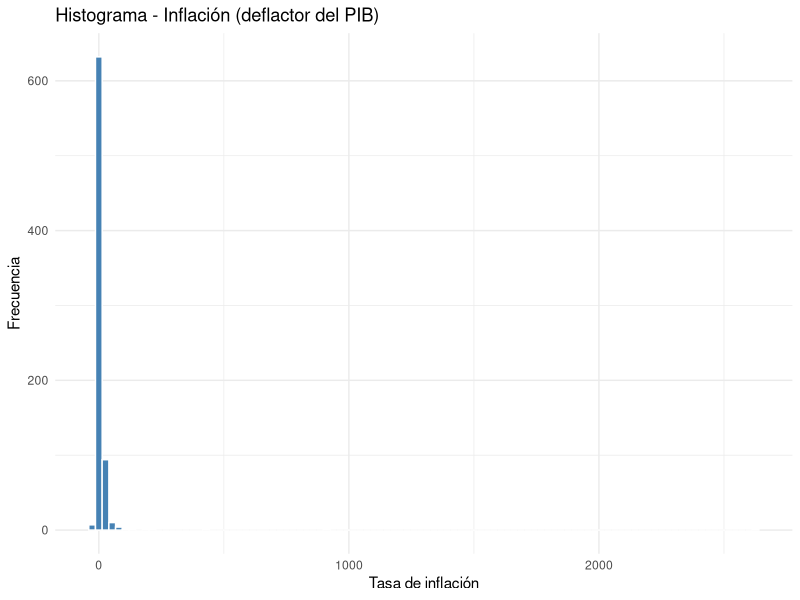
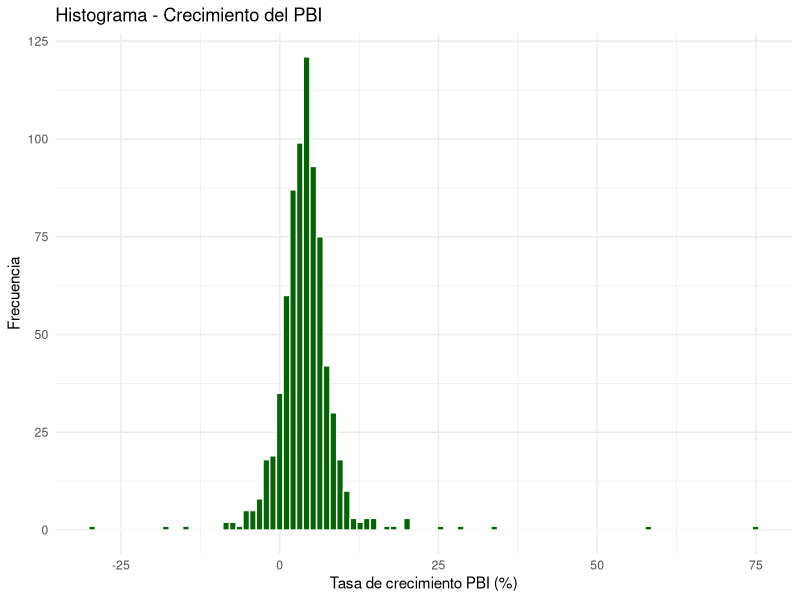
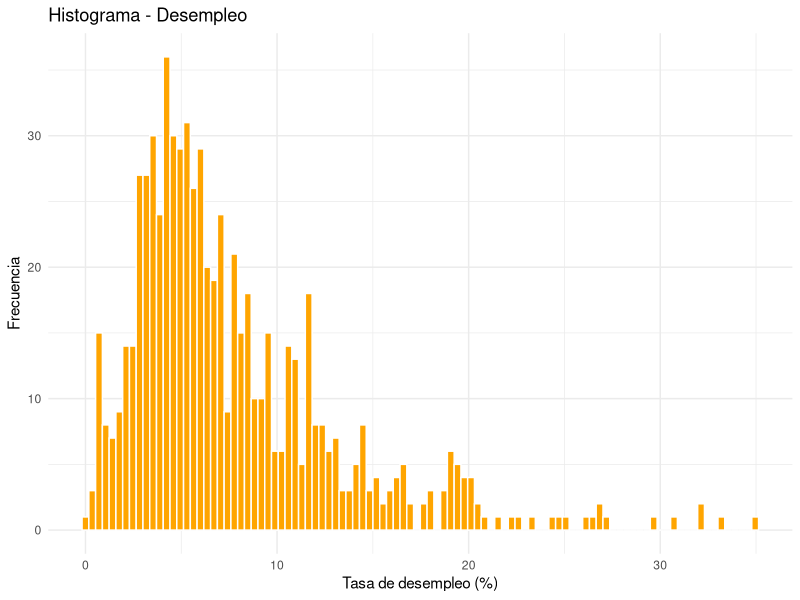
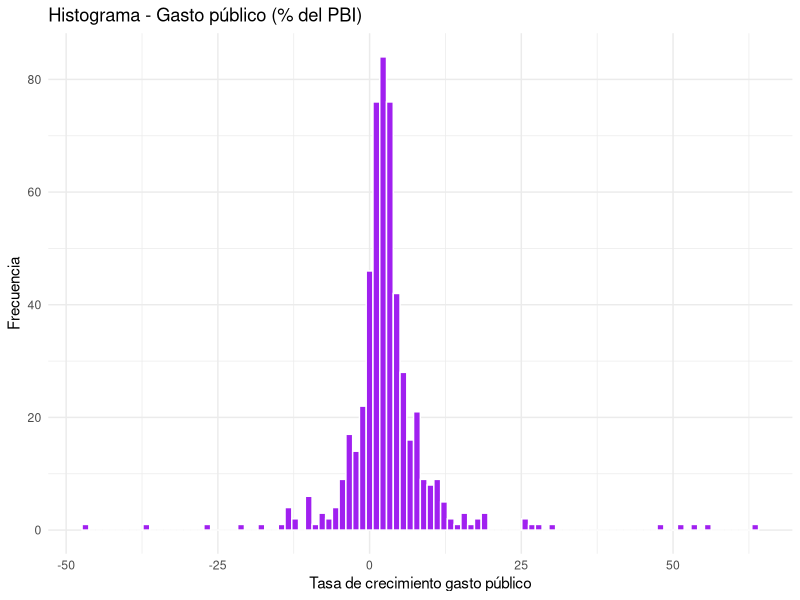
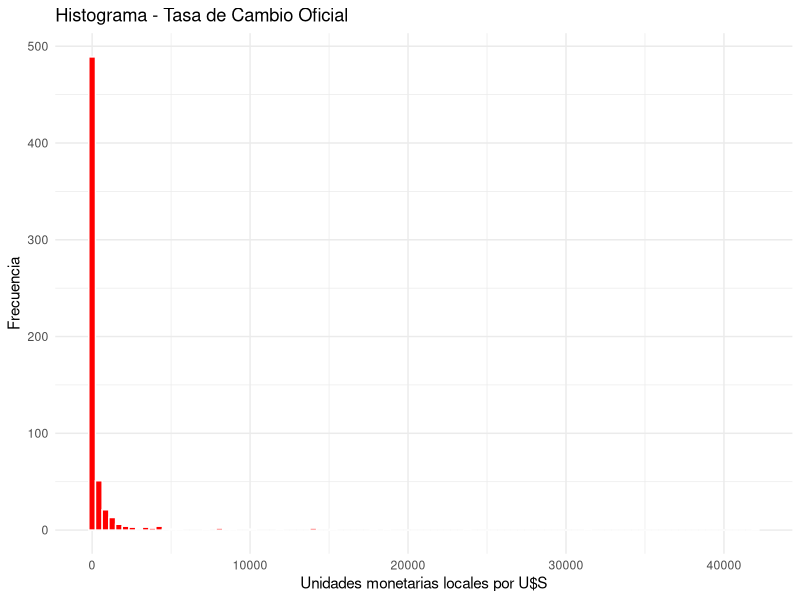
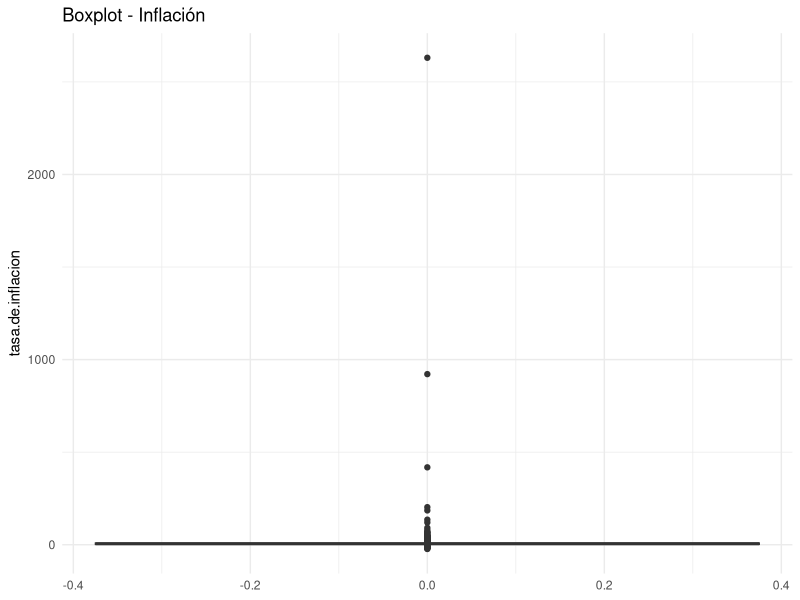
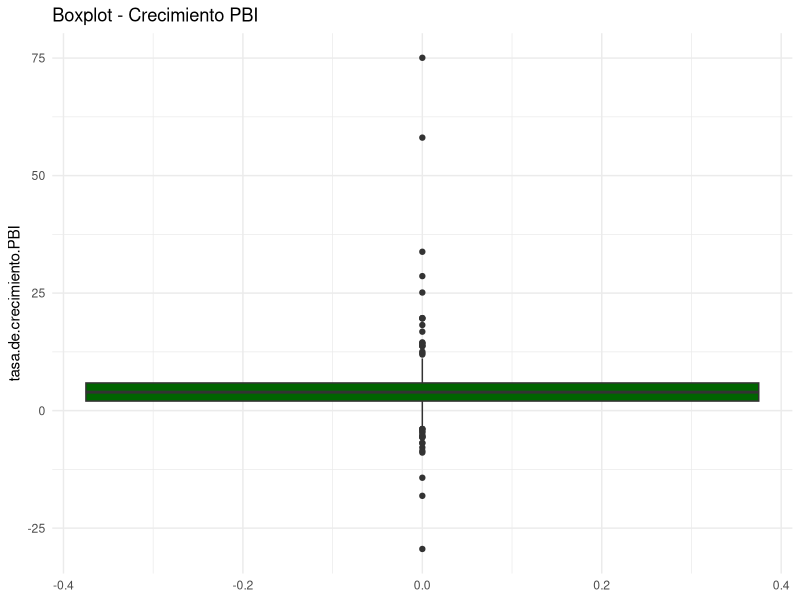
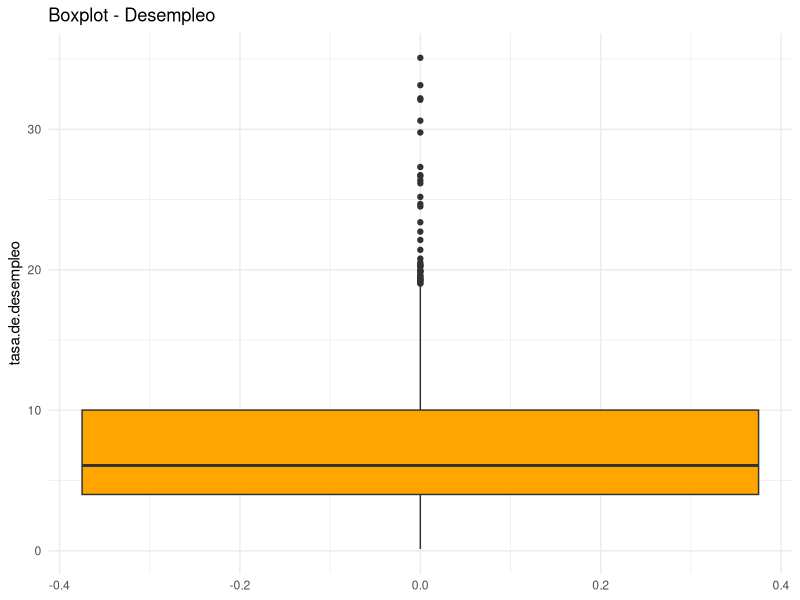

R code for these plots, in order:

# ==========================
# Outliers y Datos Faltantes
# ==========================


library(dplyr)
library(ggplot2)
library(psych)
library(purrr)

#Input: cargamos los datos limpios 

inflacion_deflactor <- read.csv("data/clean/inflacion_deflactor.csv")
PBI_crecimiento <- read.csv("data/clean/PBI_crecimiento.csv")
desempleo <- read.csv("data/clean/desempleo.csv")
gasto_publico <- read.csv("data/clean/gasto_publico.csv")
tasa_de_cambio <- read.csv("data/clean/tasa_de_cambio_raw.csv")

bases_juntas <- list(
  inflacion_deflactor = inflacion_deflactor,
  PBI_crecimiento = PBI_crecimiento,
  desempleo = desempleo,
  gasto_publico = gasto_publico,
  tasa_de_cambio = tasa_de_cambio
) #listamos en un elemento todas las bases para poder analizarlas con una sola formula y simplificar el código

#---------------------
#Analizamos las bases
#---------------------

#variables relevantes para el analisis: inflacion,crecimiento del PBI, desempleo, gasto público, tasa de cambio oficial, anio. 

resumen_dataset <- function(df) { 
  estructura_txt <- capture.output(str(df, give.attr = FALSE))
  
  list(
    estructura = estructura_txt,
    primeras_filas = head(df, 5)
  )
}

map(bases_juntas, resumen_dataset)  #vemos tipo de dato, titulos de columnas, primeras observaciones, estructura del dataset (row, columns)

# Datos faltantes (patrón de NA)
na_patron <- map(bases_juntas, function(df) {
  tibble(
    variable = names(df),
    NA_totales = colSums(is.na(df))
  ) %>% filter(variable != "country_name")
})

na_patron #salida


# Porcentaje de NA
na_porcentaje <- map(bases_juntas, function(df) {
  tibble(
    variable = names(df),
    porcentaje_NA = round(colMeans(is.na(df)) * 100, 2)
  ) %>% filter(variable != "country_name")
}) 

na_porcentaje #salida

#analizamos la cantidad de NA por año para ver concentración de datos faltantes
gasto_publico %>% 
  filter(is.na(tasa.de.gasto.publico)) %>% 
  count(anio)

inflacion_deflactor %>% 
  filter(is.na(tasa.de.inflacion)) %>% 
  count(anio)

PBI_crecimiento %>% 
  filter(is.na(tasa.de.crecimiento.PBI)) %>% 
  count(anio)

desempleo %>% 
  filter(is.na(tasa.de.desempleo)) %>% 
  count(anio)

tasa_de_cambio %>% 
  filter(is.na(tasa_de_cambio_oficial)) %>% 
  count(anio)

#Analizamos la cantidad de NA por pais para ver concentracion de datos faltantes

gasto_publico %>% 
  filter(is.na(tasa.de.gasto.publico)) %>% 
  count(country_name, sort = TRUE)

inflacion_deflactor %>% 
  filter(is.na(tasa.de.inflacion)) %>% 
  count(country_name, sort = TRUE)

PBI_crecimiento %>% 
  filter(is.na(tasa.de.crecimiento.PBI)) %>% 
  count(country_name, sort = TRUE)

desempleo %>% 
  filter(is.na(tasa.de.desempleo)) %>% 
  count(country_name, sort = TRUE)

tasa_de_cambio %>% 
  filter(is.na(tasa_de_cambio_oficial)) %>% 
  count(country_name, sort = TRUE)


#===========================================================
#Estadistica Descriptiva - base sin limpiar outliers o datos
#===========================================================

lapply(bases_juntas,function(df){
  df %>% select(where(is.numeric), -anio) %>% psych::describe()
})  #con psych abarcamos más que con summary: n, media, desvío estándar, mediana, asimetría, curtosis, y otros datos

#calculamos moda: 
moda <- function(x) {
  x <- x[!is.na(x)]             #eliminamos valores NA
  ux <- unique(x)               #extraemos los valores únicos
  ux[which.max(                 #elegimos el valor más frecuente
    tabulate(match(x, ux))      #contamos cuántas veces aparece cada uno
  )]
} 

moda_gasto <- moda(gasto_publico$tasa.de.gasto.publico)
moda_PBI <- moda(PBI_crecimiento$tasa.de.crecimiento.PBI)
moda_inflacion <- moda(inflacion_deflactor$tasa.de.inflacion)
moda_desempleo <- moda(desempleo$tasa.de.desempleo)
moda_tasa_de_cambio <- moda(tasa_de_cambio$tasa_de_cambio_oficial)
modas <- list(
  moda_gasto_publico     = moda(gasto_publico$tasa.de.gasto.publico),
  moda_PBI_crecimiento   = moda(PBI_crecimiento$tasa.de.crecimiento.PBI),
  moda_inflacion         = moda(inflacion_deflactor$tasa.de.inflacion),
  moda_desempleo         = moda(desempleo$tasa.de.desempleo),
  moda_tasa_de_cambio    = moda(tasa_de_cambio$tasa_de_cambio_oficial)
) 
modas #las listamos en un solo elemento y las visualizamos.

#calculamos IQR
rango_gasto <- IQR(gasto_publico$tasa.de.gasto.publico, na.rm = TRUE)
rango_PBI <- IQR(PBI_crecimiento$tasa.de.crecimiento.PBI, na.rm = TRUE)
rango_inflacion <- IQR(inflacion_deflactor$tasa.de.inflacion, na.rm =TRUE)
rango_desempleo <- IQR(desempleo$tasa.de.desempleo, na.rm = TRUE)
rango_tasa_de_cambio <- IQR(tasa_de_cambio$tasa_de_cambio_oficial, na.rm = TRUE)

rangos_IQR <- list(
  IQR_gasto_publico     = IQR(gasto_publico$tasa.de.gasto.publico, na.rm = TRUE),
  IQR_PBI_crecimiento   = IQR(PBI_crecimiento$tasa.de.crecimiento.PBI, na.rm = TRUE),
  IQR_inflacion         = IQR(inflacion_deflactor$tasa.de.inflacion, na.rm = TRUE),
  IQR_desempleo         = IQR(desempleo$tasa.de.desempleo, na.rm = TRUE),
  IQR_tasa_de_cambio    = IQR(tasa_de_cambio$tasa_de_cambio_oficial, na.rm = TRUE)
) #los listamos en un solo elemento
rangos_IQR #las listamos en un solo elemento y las visualizamos.

#Distribucion de frecuencias por país (identificamos países que aportan indfo completa o incompleta)
freq_gasto <- gasto_publico |> count(country_name, sort = TRUE)
freq_PBI <- PBI_crecimiento |> count(country_name, sort = TRUE)
freq_inflacion <- inflacion_deflactor |> count(country_name, sort = TRUE)
freq_desempleo <- desempleo |> count(country_name, sort = TRUE)
freq_tasa_cambio <- tasa_de_cambio |> count(country_name, sort = TRUE)
frecuencias <- list(
  gasto_publico = freq_gasto,
  PBI_crecimiento = freq_PBI,
  inflacion = freq_inflacion,
  desempleo = freq_desempleo,
  tasa_de_cambio = freq_tasa_cambio
)

#Histogramas (los valores outliers generan mala visualización, lo corregiremos más adelante)

#Histograma inflacion:
ggplot(inflacion_deflactor, aes(x = tasa.de.inflacion)) +
  geom_histogram(bins = 100, fill = "steelblue", color = "white") +
  theme_minimal() +
  labs(title = "Histograma - Inflación (deflactor del PIB)",
       x = "Tasa de inflación", y = "Frecuencia")

#Histograma PBI
ggplot(PBI_crecimiento, aes(x = tasa.de.crecimiento.PBI)) +
  geom_histogram(bins = 100, fill = "darkgreen", color = "white") +
  theme_minimal() +
  labs(title = "Histograma - Crecimiento del PBI",
       x = "Tasa de crecimiento PBI (%)", y = "Frecuencia")

#Histograma desempleo
ggplot(desempleo, aes(x = tasa.de.desempleo)) +
  geom_histogram(bins = 100, fill = "orange", color = "white") +
  theme_minimal() +
  labs(title = "Histograma - Desempleo",
       x = "Tasa de desempleo (%)", y = "Frecuencia")

#Histograma gasto público
ggplot(gasto_publico, aes(x = tasa.de.gasto.publico)) +
  geom_histogram(bins = 100, fill = "purple", color = "white") +
  theme_minimal() +
  labs(title = "Histograma - Gasto público (% del PBI)",
       x = "Tasa de crecimiento gasto público", y = "Frecuencia")

#Histograma tasa de cambio
ggplot(tasa_de_cambio, aes(x = tasa_de_cambio_oficial)) +
  geom_histogram(bins = 100, fill = "red", color = "white") +
  theme_minimal() +
  labs(title = "Histograma - Tasa de Cambio Oficial",
       x = "Unidades monetarias locales por U$S", y = "Frecuencia")

#Boxplots (detectamos valores extremos/outliers)

# Boxplot inflación
ggplot(inflacion_deflactor, aes(y = tasa.de.inflacion)) +
  geom_boxplot(fill = "steelblue") +
  theme_minimal() +
  labs(title = "Boxplot - Inflación")

# Boxplot PBI
ggplot(PBI_crecimiento, aes(y = tasa.de.crecimiento.PBI)) +
  geom_boxplot(fill = "darkgreen") +
  theme_minimal() +
  labs(title = "Boxplot - Crecimiento PBI")

# Boxplot desempleo
ggplot(desempleo, aes(y = tasa.de.desempleo)) +
  geom_boxplot(fill = "orange") +
  theme_minimal() +
  labs(title = "Boxplot - Desempleo")

# Boxplot gasto público
ggplot(gasto_publico, aes(y = tasa.de.gasto.publico)) +
  geom_boxplot(fill = "purple") +
  theme_minimal() +
  labs(title = "Boxplot - Gasto Público (% del PBI)")

# Boxplot tasa de cambio
ggplot(tasa_de_cambio, aes(y = tasa_de_cambio_oficial)) +
  geom_boxplot(fill = "red") +
  theme_minimal() +
  labs(title = "Boxplot - Tasa de Cambio Oficial")


#================================
#Deteccion de outliers
#================================

detectar_outliers <- function(df, variable){
  
  x <- df[[variable]]
  x <- x[!is.na(x)]  #nos quedamos con las x que no son NA
  
  q1  <- quantile(x, 0.25)
  q3  <- quantile(x, 0.75)
  iqr <- IQR(x)
  
  limite_inf <- q1 - 1.5 * iqr
  limite_sup <- q3 + 1.5 * iqr
  
  df %>%
    mutate(
      es_outlier = case_when(
        !!sym(variable) < limite_inf ~ "Outlier bajo",
        !!sym(variable) > limite_sup ~ "Outlier alto",
        TRUE ~ "Normal"))
  } #clasificamos las observaciones

#outliers inflacion
inflacion_outliers <- detectar_outliers(inflacion_deflactor,"tasa.de.inflacion")
inflacion_outliers %>% count(es_outlier) #vemos composicion de outliers
inflacion_outliers %>% filter(es_outlier != "Normal") %>% count(country_name, sort = TRUE)


#outliers PBI
PBI_outliers <- detectar_outliers(PBI_crecimiento,"tasa.de.crecimiento.PBI")
PBI_outliers %>% count(es_outlier)
PBI_outliers %>% filter(es_outlier != "Normal") %>% count(country_name, sort = TRUE)

#outliers desempleo
desempleo_outliers <- detectar_outliers(desempleo,"tasa.de.desempleo")
desempleo_outliers %>% count(es_outlier)
desempleo_outliers %>% filter(es_outlier != "Normal") %>% count(country_name, sort = TRUE)

#gasto publico
gasto_outliers <- detectar_outliers(gasto_publico,"tasa.de.gasto.publico")
gasto_outliers %>% count(es_outlier)
gasto_outliers %>% filter(es_outlier != "Normal") %>% count(country_name, sort = TRUE)

#tasa de cambio 
tasa_outliers <- detectar_outliers(tasa_de_cambio,"tasa_de_cambio_oficial")
tasa_outliers %>% count(es_outlier)
tasa_outliers %>% filter(es_outlier != "Normal") %>% count(country_name, sort = TRUE)


#TRATAMIENTO DE OUTLIERS
#-----------------------

#PBI: no se remueve outliers. Explayado en el informe. Mejoramos el histograma modificando el eje X.
ggplot(PBI_crecimiento, aes(x = tasa.de.crecimiento.PBI)) +
  geom_histogram(bins = 100, fill = "darkgreen", color = "white") +
  coord_cartesian(xlim = c(-20, 30)) +
  theme_minimal() +
  labs(title = "Histograma - Crecimiento del PBI modificado",
       x = "Tasa de crecimiento PBI (%)", y = "Frecuencia")
#----------------------------------------------------------
#Desempleo: no se remueve outliers. Explayado en el informe. 

#----------------------------------------------------------
#Tasa de cambio: no eliminamos outliers pero logaritmizamos. 
tasa_de_cambio_log <- tasa_de_cambio |>
  mutate(log_tasa = log(tasa_de_cambio_oficial))

#Histograma con log:
ggplot(tasa_de_cambio_log, aes(x = log_tasa)) +
  geom_histogram(bins = 40, fill = "red", color = "white") +
  theme_minimal() +
  labs(
    title = "Histograma – Tasa de cambio (log transformada)",
    x = "log(Tasa de cambio oficial)",
    y = "Frecuencia"
  )
#Boxplot con log:
ggplot(tasa_de_cambio_log, aes(y = log_tasa)) +
  geom_boxplot(fill = "red", alpha = 0.7) +
  theme_minimal() +
  labs(
    title = "Boxplot – Tasa de cambio (log transformada)",
    y = "log(Tasa de cambio oficial)"
  )
#------------------------------------------------
#Inflacion: 

x <- inflacion_deflactor$tasa.de.inflacion
q_low <- quantile(x, probs = 0.01, na.rm = TRUE)
x_wins_low <- ifelse(x < q_low, q_low, x)
shift_value <- min(x_wins_low, na.rm = TRUE)
x_shifted <- x_wins_low - shift_value + 1
x_log <- log(x_shifted)

inflacion_log <- inflacion_deflactor %>%
  mutate(
    tasa_wins_low = x_wins_low,
    tasa_shifted = x_shifted,
    inflacion_log = x_log
  )

#Histograma de winzorizados
ggplot(inflacion_log, aes(x = tasa_wins_low)) +
  geom_histogram(bins = 100, fill = "steelblue", color = "white") +
  theme_minimal() +
  labs(
    title = "Histograma – Inflación (winsorizada)",
    x = "Inflación winsorizada", y = "Frecuencia"
  )

#Histograma de inflacion logaritmizada con winzorizados 
ggplot(inflacion_log, aes(x = inflacion_log)) +
  geom_histogram(bins = 100, fill = "steelblue", color = "white") +
  theme_minimal() +
  labs(
    title = "Histograma – Inflación (log transformada)",
    x = "log(inflación)", y = "Frecuencia"
  )

#Boxplot inflación logaritmizada con winzorizados 
ggplot(inflacion_log, aes(y = inflacion_log)) +
  geom_boxplot(fill = "steelblue") +
  theme_minimal() +
  labs(title = "Boxplot - Inflación")

#-------------------------------------------------------
#Gasto público:  no se remueven outliers, se winsoriza el 1% de la cola superior e inferior (P1 y P99) ya que son valores extremos y el objetivo no es estudiar outliers sino variables macro estables.

#Winzorizamos gasto publico
gasto_publico_wins <- gasto_publico %>%
  mutate(
    p1  = quantile(tasa.de.gasto.publico, 0.01, na.rm = TRUE),
    p99 = quantile(tasa.de.gasto.publico, 0.99, na.rm = TRUE),
    gasto_wins = pmin(p99, pmax(tasa.de.gasto.publico, p1))
  ) %>%
  select(-p1, -p99)

#Histograma gasto público winsorizado
ggplot(gasto_publico_wins, aes(x = gasto_wins)) +
  geom_histogram(bins = 100, fill = "purple", color = "white") +
  theme_minimal() +
  labs(
    title = "Histograma - Gasto público winsorizado (1% inferior y superior)",
    x = "Tasa de crecimiento gasto público (winsorizado)",
    y = "Frecuencia"
  )

#Boxplot gasto público winsorizado
ggplot(gasto_publico_wins, aes(y = gasto_wins)) +
  geom_boxplot(fill = "purple") +
  theme_minimal() +
  labs(
    title = "Boxplot - Gasto público winsorizado (1% inferior y superior)",
    y = "Tasa de crecimiento gasto público (winsorizado)"
  )

#Guardamos las bases modificadas 
#-------------------------------

write.csv(PBI_crecimiento, "data/clean/PBI_crecimiento_clean.csv", row.names = FALSE)
write.csv(desempleo, "data/clean/desempleo_clean.csv", row.names = FALSE)
write.csv(tasa_de_cambio_log, "data/clean/tasa_de_cambio_log.csv", row.names = FALSE)
write.csv(inflacion_log, "data/clean/inflacion_log.csv", row.names = FALSE)
write.csv(gasto_publico_wins, "data/clean/gasto_publico_wins.csv", row.names = FALSE)
